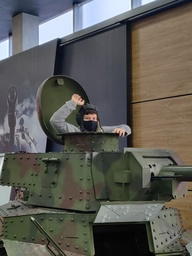
#> input picture artsiomka_v_tanke.jpg, 192 x 256 px, shrunk from 960 x 1280 before the run
$ python high_frequency_filter.py
#> lines starting #> are read from the running program, lines starting #| are printed output that depends on the picture
import matplotlib.pyplot as plt
import matplotlib.image as mpimg

def getNewValueFromMatrixes(m1, m2):
    return (m1[0][0] * m2[0][0] + m1[0][1] * m2[0][1] + m1[0][2] * m2[0][2]
            + m1[1][0] * m2[1][0] + m1[1][1] * m2[1][1] + m1[1][2] * m2[1][2]
            + m1[2][0] * m2[2][0] + m1[2][1] * m2[2][1] + m1[2][2] * m2[2][2])

def applyHighFrequencyFilter(img, h):
    newImg = img.copy()

    if(len(newImg.shape) == 3):
        print('Colored image')
        for i in range(0, len(newImg)):
            i_prev = 1
            i_next = 1

            if i == 0:
                i_prev = 0

            if i == len(newImg) - 1:
                i_next = 0

            for j in range(0, len(newImg[i])):
                j_prev = 1
                j_next = 1

                if j == 0:
                    j_prev = 0

                if j == len(newImg[i]) - 1:
                    j_next = 0

                for k in range(0, 3):
                    newImg[i][j][k] = getNewValueFromMatrixes([[img[i - i_prev][j - j_prev][k], img[i - i_prev][j][k], img[i - i_prev][j + j_next][k]]
                                                           , [img[i][j - j_prev][k], img[i][j][k], img[i][j + j_next][k]]
                                                           , [img[i + i_next][j - j_prev][k], img[i + i_next][j][k], img[i + i_next][j + j_next][k]]], h)

    elif(len(newImg.shape) == 2):
        print('Greyscale image')
        for i in range(0, len(newImg)):
            for j in range(0, len(newImg[i])):
                newImg[i][j] = getNewValueFromMatrixes([[img[i - i_prev][j - j_prev], img[i - i_prev][j], img[i - i_prev][j + j_next]]
                                                           , [img[i][j - j_prev], img[i][j], img[i][j + j_next]]
                                                           , [img[i + i_next][j - j_prev], img[i + i_next][j], img[i + i_next][j + j_next]]], h)

    else:
        print('Wrong image format')
        return

    source_figure = plt.figure(1)
    plt.imshow(img)
    plt.grid(False)
    plt.axis(False)
    plt.suptitle('Source image')
    source_figure.show()

    corrected_figure = plt.figure(2)
    plt.imshow(newImg)
    plt.grid(False)
    plt.axis(False)
    plt.suptitle('Gamma corrected image')
    corrected_figure.show()

    print('Press enter to quit the program...')
    input()

def printMatrix(matrix, matrixName):
    print('\t\t', matrix[0][0], ' ', matrix[0][1], ' ', matrix[0][2])
    print(matrixName, ' =\t', matrix[1][0], ' ', matrix[1][1], ' ', matrix[1][2])
    print('\t\t', matrix[2][0], ' ', matrix[2][1], ' ', matrix[2][2])

def main():
    img = mpimg.imread('artsiomka_v_tanke.jpg').copy()
#> img is the input picture: shape (256, 192, 3); mean R, G, B 93.7, 92.3, 86.4

    h1 = [[-1, -1, -1], [-1, 9, -1], [-1, -1, -1]]
    h2 = [[0, -1, 0], [-1, 5, -1], [0, -1, 0]]
    h3 = [[1, -2, 1], [-2, 5, -2], [1, -2, 1]]

    print('Choose filter coefficients:')
    printMatrix(h1, '1')
    printMatrix(h2, '2')
    printMatrix(h3, '3')
    choice = int(input())
#> the answer given: 1

    if choice == 1:
        applyHighFrequencyFilter(img, h1)
#> the loop in applyHighFrequencyFilter, `for i in range(0, len(newImg)):` made 256 passes
#> (i_prev, i_next) on passes 1 to 12: (0, 1), (1, 1), (1, 1), (1, 1), (1, 1), (1, 1), (1, 1), (1, 1), (1, 1), (1, 1), (1, 1), (1, 1)
#> after the loop in applyHighFrequencyFilter, `for i in range(0, len(newImg)):`:
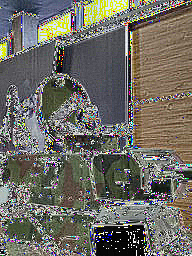
#> newImg: shape (256, 192, 3); mean R, G, B 109.5, 107.3, 99.5
    elif choice == 2:
        applyHighFrequencyFilter(img, h2)
    elif choice == 3:
        applyHighFrequencyFilter(img, h3)

main()
